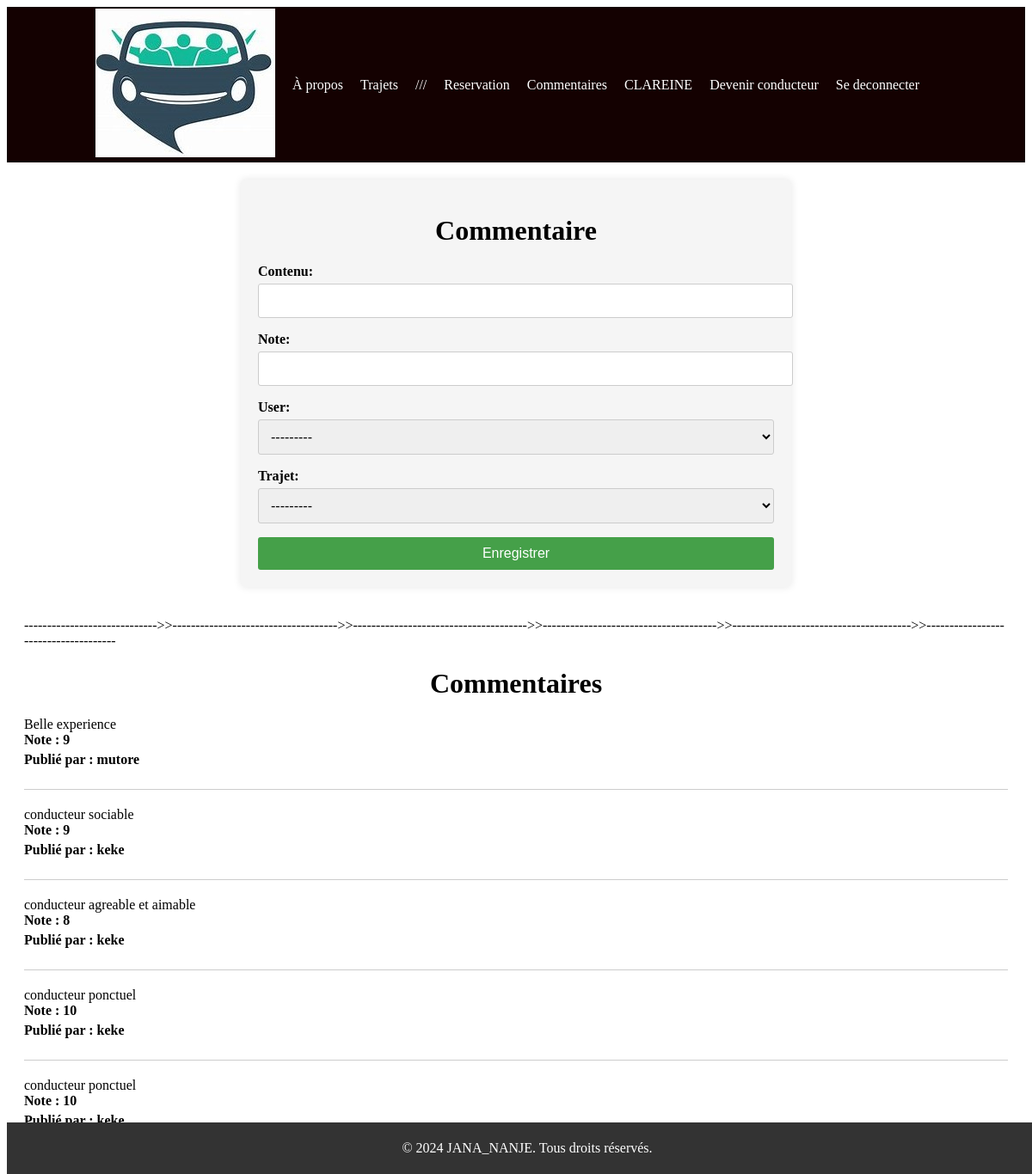
/comments/ (signed in), run on the app's committed database.
### covoiturage/models.py (models this page shows, shortened)
class Commentaire(models.Model):
    contenu = models.TextField()
    note = models.IntegerField()
    user = models.ForeignKey(User, on_delete=models.CASCADE, null=True)
    trajet = models.ForeignKey(Trajet, on_delete=models.CASCADE, null=True)

### Stage/views.py (the view)
# urls.py: path('comments/', views.commentaires, name='commentaires'),
def commentaires(request):
    if request.method == 'POST':
        form = CommentaireForm(request.POST)
        if form.is_valid():
            note = form.cleaned_data['note']
            if note < 1 or note > 10:
                form.add_error('note', 'La note doit être comprise entre 1 et 10.')
            else:
                comment = form.save(commit=False)
                comment.user = request.user
                comment.save()
                return redirect('/comment')
    else:
        form = CommentaireForm()
        comments = Commentaire.objects.all()
    context = {
        'form': form,
        'comments': comments
    }
    return render(request, 'commentaire.html', context)

### Stage/forms.py
class CommentaireForm(forms.ModelForm):
    user = forms.ModelChoiceField(queryset=User.objects.filter())
    trajet = forms.ModelChoiceField(queryset=Trajet.objects.all())
    contenu= forms.CharField()
    note = forms.IntegerField()
    class Meta:
        model = Commentaire
        fields = '__all__'

### covoiturage/models.py (called while the page is built)
    def __str__(self):
        return f"{self.point_depart} - {self.destination}"

### templates/commentaire.html (shortened to what this page needs)
{% extends 'index.html' %}
{% load static %}
{% block section %}
  <link rel="stylesheet" href="{% static 'comment.css' %}">
    <form method="POST">
        <h1>Commentaire</h1>
        {{ form.as_p }}
        <button type="submit">Enregistrer</button>
    </form><br><br>
----------------------------->>------------------------------------>>-------------------------------------->>-------------------------------------->>--------------------------------------->>-------------------------------------
    <div class="comments">
      <h1>Commentaires</h1>
      {% if comments %}
        {% for comment in comments %}
     <article class="comments-item">
        <div class="comments-details">
          <p>{{ comment.contenu }}</p>
          <h4>Note : {{ comment.note }}</h4>
          <h4>Publié par : {{ comment.user }}</h4>
        </div>
     </article>
        {% endfor %}
    </div>
      {% else %}
      <p>Vous n'avez pas encore publié de commentaire.</p>
      {% endif %}
    </div>
{% endblock section %}

### templates/index.html (shortened to what this page needs)
{% load static %}
<!DOCTYPE html>
<html>
<head>
    <link rel="stylesheet" type="text/css" href="{% static 'styles.css' %}" >
</head>
<body>
    <div class="wrapper">
        <header>
            <nav class="nav">
                <div class="logo">
                    <img src="{% static 'logo1.1.jpeg' %}" alt="Covoiturage">
                </div>
                <ul class="nav-links">
                    <li><a href="/">À propos</a></li>
                    <li><a href='/trajet'>Trajets</a></li>
                    {% if user.is_anonymous %}
                        <li><a href="/register">Creer un compte</a></li>
                        <li><a href="/login">Se connecter</a></li>
                     {% else %}
                        <li>///</li>
                        <li><a href="/reservation">Reservation</a></li>
                        <li><a href='/comments'>Commentaires</a></li>
                        <li>{{ user.username | upper }}</li>
                        <li><a href="{% url 'verify' %}">Devenir conducteur</a></li>
                        <li><a href="/logout">Se deconnecter</a></li>
                    {% endif %}
                </ul>
            </nav>
        </header>
        <div class="content-wrapper">
            {% block section %}{% endblock %}
        </div>
        <footer>
            <p>&copy; 2024 JANA_NANJE. Tous droits réservés.</p>
        </footer>
</body>
</html>

### static/styles.css (style rules this page uses)
:root { --primary-color: #11f8ce; --secondary-color: #2980B9; --text-color: #333333; --background-color: #F2F2F2 }
.wrapper { display: flex; flex-direction: column; }
.nav { background-color: #140101; color: #fff; padding: 2px; display: flex; justify-content: center; position: sticky; top: 0; z-index: 1000; }
.nav .logo { margin-right: 20px; }
.nav .nav-links { list-style-type: none; display: flex; align-items: center; padding: 0; }
.nav .nav-links li { margin-right: 20px; }
.nav .nav-links a { color: #fff; text-decoration: none; transition: color 0.3s ease; }
.content-wrapper { flex-grow: 1; padding: 20px; }
footer { background-color: #333; color: #fff; text-align: center; padding: 5px; position: fixed; bottom: 0; width: 100%; }

### static/comment.css (style rules this page uses)
form { max-width: 600px; margin: 0 auto; padding: 20px; background-color: #f5f5f5; border-radius: 5px; box-shadow: 0 0 10px rgba(0, 0, 0, 0.1); }
h1 { text-align: center; margin-bottom: 20px; }
form label { display: block; font-weight: bold; margin-bottom: 5px; }
form input, form textarea, form select { width: 100%; padding: 10px; border: 1px solid #ccc; border-radius: 3px; font-size: 16px; }
form button { display: block; width: 100%; padding: 10px; background-color: #45a049; color: #fff; border: none; border-radius: 3px; font-size: 16px; cursor: pointer; }
.comments-item { border-bottom: 1px solid #ccc; padding-bottom: 20px; margin-bottom: 20px; }
.comments-item:last-child { border-bottom: none; margin-bottom: 0; }
.comments-details h4 { margin-top: 0; margin-bottom: 5px; }
.comments-details p { margin: 0; }

### data on the page
Commentaire: contenu "Belle experience", note "9", user "mutore"
Commentaire: contenu "conducteur sociable", note "9", user "keke"
Commentaire: contenu "conducteur agreable et aimable", note "8", user "keke"
Commentaire: contenu "conducteur ponctuel", note "10", user "keke"
Commentaire: contenu "conducteur ponctuel", note "10", user "keke"

### other printed values
{{ user.username | upper }} "CLAREINE"
